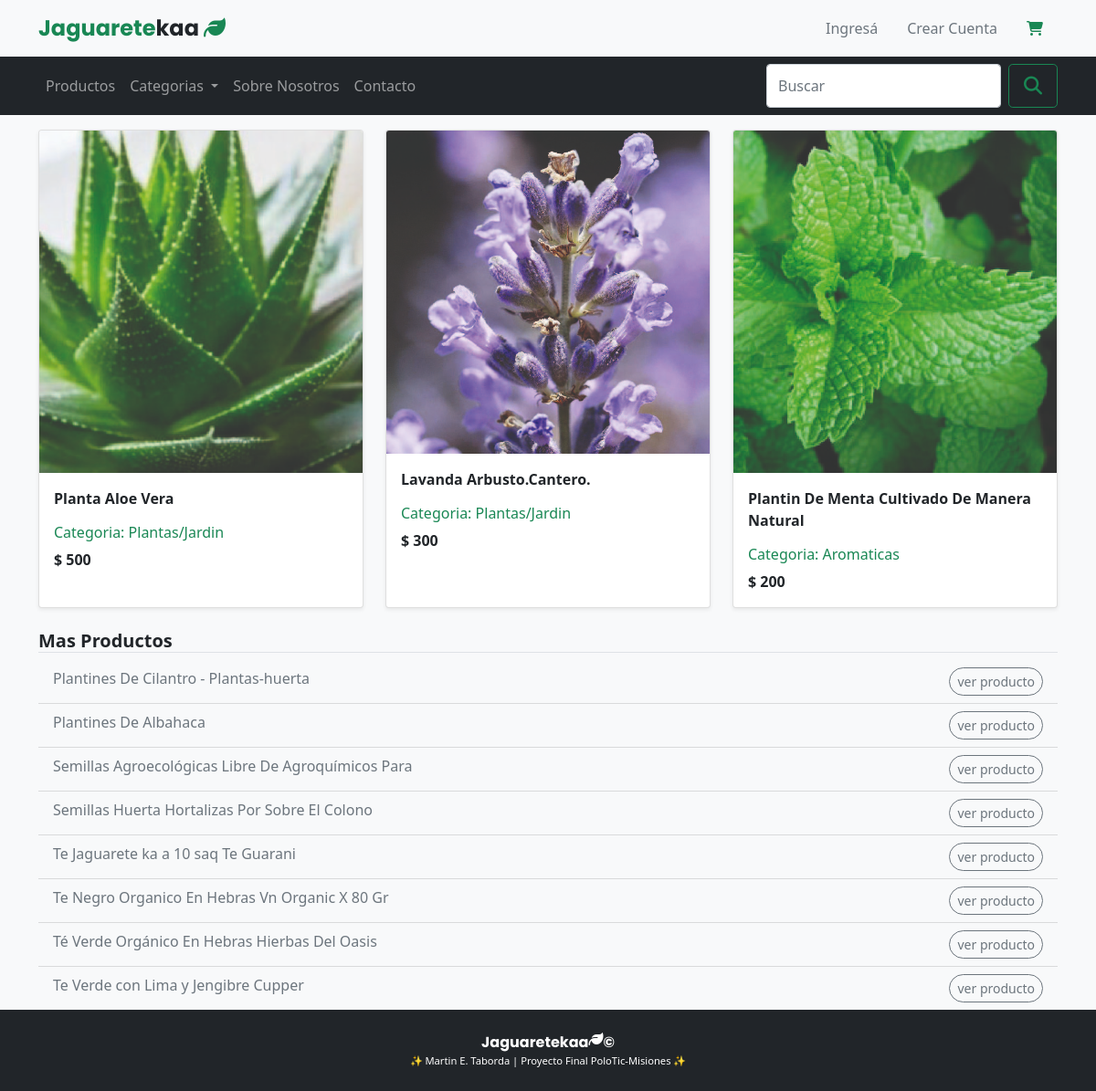
The page / on the database its author committed.
### pruebaApp1/models.py (models this page shows, shortened)
class Producto (models.Model):
    nombre = models.CharField(max_length=50)
    categoria = models.ForeignKey(Categoria, on_delete=models.CASCADE)
    imagen = models.ImageField(upload_to='ProductosImg')
    descripcion = models.TextField()
    precio = models.IntegerField()
    created = models.DateField(auto_now_add=True)
    updated = models.DateField(auto_now_add=True)

class Categoria (models.Model):
    nombre = models.CharField(null=True, max_length=50)
    def __str__(self):
        return f"Categoria: {self.nombre}"

### pruebaApp1/views.py (the view)
# urls.py: path('',views.indexProducto, name="indexProducto"),
def indexProducto(request):
    productos= Producto.objects.all().order_by('-id')
    return render(request,"pruebaApp1/indexProducto.html",{"productos": productos})

### pruebas/context_processors.py (called while the page is built)
def menu_categorias(request):
    categorias= Categoria.objects.all().order_by('-id')
    return {"categorias": categorias}

### pruebaApp1/templates/pruebaApp1/indexProducto.html (shortened to what this page needs)
{% extends 'pruebas/main_template.html' %}
{% load static %}
{% block content %}
<div class= "bg-light ">
<section class="container mt-3  m-height bg-light">
    <div class="row row-cols-1 row-cols-md-3 g-4">
        {% if productos %}
        {% for producto in productos %}
            {% if forloop.counter <= 3 %}
                <div class="col mb-4">
                    <div class="card h-100 shadow-sm">
                        <img src="{{producto.imagen.url}}" class="card-img-top" alt="Imagen de producto">
                        <div class="card-body">
                            <p class="card-text fs-6 fw-bold ">{{producto.nombre}}</p>
                            <h5 class="card-title text-success fs-6 lead">{{producto.categoria}}</h5>
                            <p class="card-text fs-6 fw-bold ">$ {{producto.precio}}</p>
                        </div>
                    </div>
                </div>
            {% endif %}
        {% endfor %}
    </div>
        <h2 class="fw-bold fs-5 border-bottom">Mas Productos</h2>
        <ul class="list-group list-group-flush ">
            {% for producto in productos %}
                  {% if forloop.counter > 3  %}
                       <li class="list-group-item fw-normal text-secondary d-flex justify-content-between bg-light">{{producto.nombre}} <a href="{% url 'Vistaproducto' producto.id  %}" class="btn btn-outline-secondary rounded-pill btn-sm">ver producto</a></li>
                  {% endif %}
            {% endfor %}
        {% else %}
        <h2 class="fw-normal fs-5 text-success mt-4"> No hay productos </h2>
        {% endif %}
        </ul>
</section>
</div>
{% endblock %}

### pruebas/templates/pruebas/main_template.html (shortened to what this page needs)
{% load static %}
<!DOCTYPE html>
<html lang="es">
<head>
    <link href="https://cdn.jsdelivr.net/npm/bootstrap@5.0.2/dist/css/bootstrap.min.css" rel="stylesheet">
    <link rel="stylesheet" href="{% static 'pruebas/css/custom.css' %}">
</head>
<body>
    <div class="sticky-top">
         <header class="navbar navbar-light bg-light ">
            <div class="container">
                <a class="navbar-brand logo text-success fs-4" href="{% url 'indexProducto' %}">Jaguarete<span class="text-dark">kaa</span> <i class="fas fa-leaf"></i></a>
                <ul class="nav justify-content-end ">
                    {% if user.is_authenticated %}
                    <li class="nav-item">
                        <a class="nav-link text-dark fw-bold "><i class="fas fa-user"></i> {{user.username}}</a>
                    </li>
                    {% if perms.carrito.view_carrito %}
                    <li class="nav-item">
                        <a class="nav-link text-success" href="{% url 'carrito' %}"><i class="fas fa-shopping-cart"></i></a>
                    </li>
                    {% endif %}
                    <li class="nav-item">
                        <a class="nav-link text-secondary " aria-current="page" href="{% url 'logout' %}">Cerrar sesión</a>
                    </li>
                    {% else %}
                    <li class="nav-item">
                        <a class="nav-link text-secondary" aria-current="page" href="{% url 'login' %}">Ingresá </a>
                    </li>
                    <li class="nav-item">
                        <a class="nav-link text-secondary" href="{% url 'registro' %}">Crear Cuenta</a>
                    </li>
                    <li class="nav-item">
                        <a class="nav-link text-success" href="{% url 'login' %}"><i class="fas fa-shopping-cart"></i></a>
                    </li>
                    {% endif %}
                </ul>
            </div>
        </header>
        <nav class="navbar navbar-expand-lg navbar-dark bg-dark">
            <div class="container">
                <div class="collapse navbar-collapse" id="navbarText">
                    <ul class="navbar-nav me-auto mb-2 mb-lg-0">
                        <li class="nav-item">
                            <a class="nav-link" href="{% url 'indexProducto' %}">Productos</a>
                        </li>
                        <li class="nav-item dropdown">
                            <a class="nav-link dropdown-toggle" href="#" id="navbarDropdownMenuLink" role="button" data-bs-toggle="dropdown" aria-expanded="false">
                          Categorias
                        </a>
                        </li>
                        <li class="nav-item">
                            <a class="nav-link" href="{% url 'SobreNosotros' %}">Sobre Nosotros</a>
                        </li>
                        <li class="nav-item">
                            <a class="nav-link" href="mailto:jaguaretekaa@jaguaretekaa.com">Contacto</a>
                        </li>
                    </ul>
                    <form class="d-flex" action="{% url 'listaBusqueda' %}" method="get">
                        <input class="form-control me-2" type="text" placeholder="Buscar" name="buscar">
                        <button class="btn btn-outline-success btn-lg" type="submit"><i class="fas fa-search"></i></button>
                    </form>
                </div>
            </div>
        </nav>
    </div>
    {% block content %} {% endblock %}
    <footer class="bg-dark">
        <div class="container py-4">
            <p class="logo text-white fs-6 d-flex justify-content-center mb-0">Jaguarete<span class="text-white">kaa</span><i class="fas fa-leaf"></i> &#169;</p>
            <p class="footer text-white  d-flex justify-content-center mb-0 text-secondary">✨ Martin E. Taborda | Proyecto Final PoloTic-Misiones ✨ </p>
        </div>
    </footer>
</body>
</html>

### pruebas/static/pruebas/css/custom.css (style rules this page uses)
.logo { font-family: 'Poppins', sans-serif; font-weight: 700; }
.m-height { min-height: calc(100vh - 214px); }
.footer { font-size: .7rem; }

### rows shown on the page
Producto: imagen (picture), nombre "Planta Aloe Vera", categoria "Categoria: Plantas/Jardin", precio "500"
Producto: imagen (picture), nombre "Lavanda Arbusto.Cantero.", categoria "Categoria: Plantas/Jardin", precio "300"
Producto: imagen (picture), nombre "Plantin De Menta Cultivado De Manera Natural", categoria "Categoria: Aromaticas", precio "200"
Producto: nombre "Plantines De Cilantro - Plantas-huerta"
Producto: nombre "Plantines De Albahaca"
Producto: nombre "Semillas Agroecológicas Libre De Agroquímicos Para"
Producto: nombre "Semillas Huerta Hortalizas Por Sobre El Colono"
Producto: nombre "Te Jaguarete ka a 10 saq Te Guarani"
Producto: nombre "Te Negro Organico En Hebras Vn Organic X 80 Gr"
Producto: nombre "Té Verde Orgánico En Hebras Hierbas Del Oasis"
Producto: nombre "Te Verde con Lima y Jengibre Cupper"
